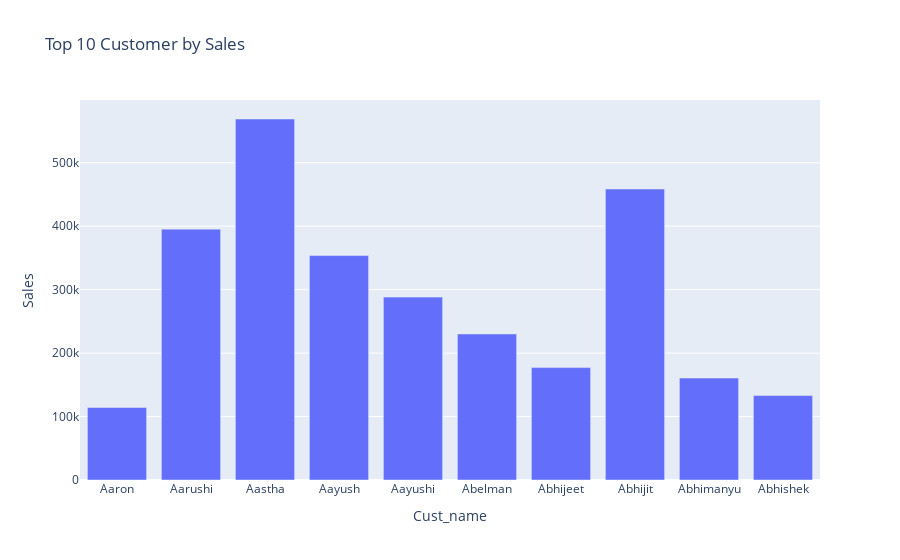

The notebook cell this image was saved under:
### Markdown cell above
### Top 10 Customer by Sales

### Code cell
sales_by_customer = df.groupby('Cust_name')['Sales'].sum().head(10).reset_index()

fig = plx.bar(sales_by_customer, x='Cust_name', y='Sales', title='Top 10 Customer by Sales')
fig.show()

### Figure 1 — Plotly figure (JSON) as saved in the notebook; plotly's stock layout.template omitted (floating-point values rounded to 4 significant figures)
{"data": [{"alignmentgroup": "True", "hovertemplate": "Cust_name=%{x}<br>Sales=%{y}<extra></extra>", "legendgroup": "", "marker": {"color": "#636efa", "pattern": {"shape": ""}}, "name": "", "offsetgroup": "", "orientation": "v", "showlegend": false, "textposition": "auto", "type": "bar", "x": ["Aaron", "Aarushi", "Aastha", "Aayush", "Aayushi", "Abelman", "Abhijeet", "Abhijit", "Abhimanyu", "Abhishek"], "xaxis": "x", "y": [114218, 395428, 569026, 353769, 288269, 230201, 177187, 458610, 160736, 133114], "yaxis": "y"}], "layout": {"barmode": "relative", "legend": {"tracegroupgap": 0}, "title": {"text": "Top 10 Customer by Sales"}, "xaxis": {"anchor": "y", "domain": [0, 1], "title": {"text": "Cust_name"}}, "yaxis": {"anchor": "x", "domain": [0, 1], "title": {"text": "Sales"}}}}
